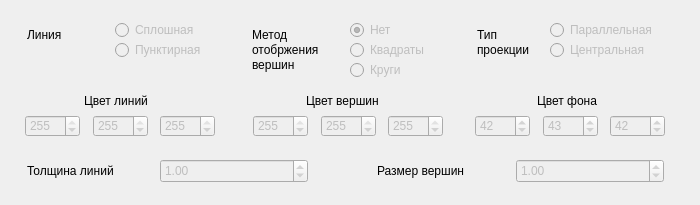
<?xml version="1.0" encoding="UTF-8"?>
<ui version="4.0">
 <class>StylePanel</class>
 <widget class="QWidget" name="StylePanel">
  <property name="geometry">
   <rect>
    <x>0</x>
    <y>0</y>
    <width>700</width>
    <height>205</height>
   </rect>
  </property>
  <property name="windowTitle">
   <string>Form</string>
  </property>
  <widget class="QSpinBox" name="spinBox_color_back_b">
   <property name="enabled">
    <bool>false</bool>
   </property>
   <property name="geometry">
    <rect>
     <x>610</x>
     <y>115</y>
     <width>55</width>
     <height>22</height>
    </rect>
   </property>
   <property name="styleSheet">
    <string notr="true"/>
   </property>
   <property name="readOnly">
    <bool>false</bool>
   </property>
   <property name="minimum">
    <number>0</number>
   </property>
   <property name="maximum">
    <number>255</number>
   </property>
   <property name="stepType">
    <enum>QAbstractSpinBox::DefaultStepType</enum>
   </property>
   <property name="value">
    <number>42</number>
   </property>
   <property name="displayIntegerBase">
    <number>10</number>
   </property>
  </widget>
  <widget class="QSpinBox" name="spinBox_color_point_r">
   <property name="enabled">
    <bool>false</bool>
   </property>
   <property name="geometry">
    <rect>
     <x>253</x>
     <y>115</y>
     <width>55</width>
     <height>22</height>
    </rect>
   </property>
   <property name="styleSheet">
    <string notr="true"/>
   </property>
   <property name="readOnly">
    <bool>false</bool>
   </property>
   <property name="minimum">
    <number>0</number>
   </property>
   <property name="maximum">
    <number>255</number>
   </property>
   <property name="stepType">
    <enum>QAbstractSpinBox::DefaultStepType</enum>
   </property>
   <property name="value">
    <number>255</number>
   </property>
   <property name="displayIntegerBase">
    <number>10</number>
   </property>
  </widget>
  <widget class="QSpinBox" name="spinBox_color_point_g">
   <property name="enabled">
    <bool>false</bool>
   </property>
   <property name="geometry">
    <rect>
     <x>321</x>
     <y>115</y>
     <width>55</width>
     <height>22</height>
    </rect>
   </property>
   <property name="styleSheet">
    <string notr="true"/>
   </property>
   <property name="readOnly">
    <bool>false</bool>
   </property>
   <property name="minimum">
    <number>0</number>
   </property>
   <property name="maximum">
    <number>255</number>
   </property>
   <property name="stepType">
    <enum>QAbstractSpinBox::DefaultStepType</enum>
   </property>
   <property name="value">
    <number>255</number>
   </property>
   <property name="displayIntegerBase">
    <number>10</number>
   </property>
  </widget>
  <widget class="QSpinBox" name="spinBox_color_back_g">
   <property name="enabled">
    <bool>false</bool>
   </property>
   <property name="geometry">
    <rect>
     <x>543</x>
     <y>115</y>
     <width>55</width>
     <height>22</height>
    </rect>
   </property>
   <property name="styleSheet">
    <string notr="true"/>
   </property>
   <property name="readOnly">
    <bool>false</bool>
   </property>
   <property name="minimum">
    <number>0</number>
   </property>
   <property name="maximum">
    <number>255</number>
   </property>
   <property name="stepType">
    <enum>QAbstractSpinBox::DefaultStepType</enum>
   </property>
   <property name="value">
    <number>43</number>
   </property>
   <property name="displayIntegerBase">
    <number>10</number>
   </property>
  </widget>
  <widget class="QLineEdit" name="lineEdit_9">
   <property name="enabled">
    <bool>true</bool>
   </property>
   <property name="geometry">
    <rect>
     <x>250</x>
     <y>24</y>
     <width>91</width>
     <height>21</height>
    </rect>
   </property>
   <property name="autoFillBackground">
    <bool>false</bool>
   </property>
   <property name="styleSheet">
    <string notr="true">QLineEdit {
	background:transparent;
	border: 0px;
}</string>
   </property>
   <property name="inputMethodHints">
    <set>Qt::ImhPreferLatin</set>
   </property>
   <property name="text">
    <string>Метод</string>
   </property>
   <property name="frame">
    <bool>true</bool>
   </property>
   <property name="readOnly">
    <bool>true</bool>
   </property>
  </widget>
  <widget class="QRadioButton" name="display_method_none">
   <property name="enabled">
    <bool>false</bool>
   </property>
   <property name="geometry">
    <rect>
     <x>350</x>
     <y>20</y>
     <width>49</width>
     <height>20</height>
    </rect>
   </property>
   <property name="text">
    <string>Нет</string>
   </property>
   <property name="checked">
    <bool>true</bool>
   </property>
  </widget>
  <widget class="QSpinBox" name="spinBox_color_line_g">
   <property name="enabled">
    <bool>false</bool>
   </property>
   <property name="geometry">
    <rect>
     <x>93</x>
     <y>115</y>
     <width>55</width>
     <height>22</height>
    </rect>
   </property>
   <property name="styleSheet">
    <string notr="true"/>
   </property>
   <property name="readOnly">
    <bool>false</bool>
   </property>
   <property name="minimum">
    <number>0</number>
   </property>
   <property name="maximum">
    <number>255</number>
   </property>
   <property name="stepType">
    <enum>QAbstractSpinBox::DefaultStepType</enum>
   </property>
   <property name="value">
    <number>255</number>
   </property>
   <property name="displayIntegerBase">
    <number>10</number>
   </property>
  </widget>
  <widget class="QSpinBox" name="spinBox_color_line_b">
   <property name="enabled">
    <bool>false</bool>
   </property>
   <property name="geometry">
    <rect>
     <x>160</x>
     <y>115</y>
     <width>55</width>
     <height>22</height>
    </rect>
   </property>
   <property name="styleSheet">
    <string notr="true"/>
   </property>
   <property name="readOnly">
    <bool>false</bool>
   </property>
   <property name="minimum">
    <number>0</number>
   </property>
   <property name="maximum">
    <number>255</number>
   </property>
   <property name="stepType">
    <enum>QAbstractSpinBox::DefaultStepType</enum>
   </property>
   <property name="value">
    <number>255</number>
   </property>
   <property name="displayIntegerBase">
    <number>10</number>
   </property>
  </widget>
  <widget class="QRadioButton" name="projection_f">
   <property name="enabled">
    <bool>false</bool>
   </property>
   <property name="geometry">
    <rect>
     <x>550</x>
     <y>40</y>
     <width>111</width>
     <height>20</height>
    </rect>
   </property>
   <property name="text">
    <string>Центральная</string>
   </property>
   <property name="checked">
    <bool>false</bool>
   </property>
  </widget>
  <widget class="QSpinBox" name="spinBox_color_point_b">
   <property name="enabled">
    <bool>false</bool>
   </property>
   <property name="geometry">
    <rect>
     <x>388</x>
     <y>115</y>
     <width>55</width>
     <height>22</height>
    </rect>
   </property>
   <property name="styleSheet">
    <string notr="true"/>
   </property>
   <property name="readOnly">
    <bool>false</bool>
   </property>
   <property name="minimum">
    <number>0</number>
   </property>
   <property name="maximum">
    <number>255</number>
   </property>
   <property name="stepType">
    <enum>QAbstractSpinBox::DefaultStepType</enum>
   </property>
   <property name="value">
    <number>255</number>
   </property>
   <property name="displayIntegerBase">
    <number>10</number>
   </property>
  </widget>
  <widget class="QLineEdit" name="lineEdit_14">
   <property name="enabled">
    <bool>true</bool>
   </property>
   <property name="geometry">
    <rect>
     <x>250</x>
     <y>39</y>
     <width>91</width>
     <height>21</height>
    </rect>
   </property>
   <property name="autoFillBackground">
    <bool>false</bool>
   </property>
   <property name="styleSheet">
    <string notr="true">QLineEdit {
	background:transparent;
	border: 0px;
}</string>
   </property>
   <property name="inputMethodHints">
    <set>Qt::ImhPreferLatin</set>
   </property>
   <property name="text">
    <string>отобржения</string>
   </property>
   <property name="frame">
    <bool>true</bool>
   </property>
   <property name="readOnly">
    <bool>true</bool>
   </property>
  </widget>
  <widget class="QRadioButton" name="line_type_dotted">
   <property name="enabled">
    <bool>false</bool>
   </property>
   <property name="geometry">
    <rect>
     <x>115</x>
     <y>40</y>
     <width>100</width>
     <height>20</height>
    </rect>
   </property>
   <property name="text">
    <string>Пунктирная</string>
   </property>
  </widget>
  <widget class="QLineEdit" name="lineEdit_17">
   <property name="enabled">
    <bool>true</bool>
   </property>
   <property name="geometry">
    <rect>
     <x>250</x>
     <y>54</y>
     <width>91</width>
     <height>21</height>
    </rect>
   </property>
   <property name="autoFillBackground">
    <bool>false</bool>
   </property>
   <property name="styleSheet">
    <string notr="true">QLineEdit {
	background:transparent;
	border: 0px;
}</string>
   </property>
   <property name="inputMethodHints">
    <set>Qt::ImhPreferLatin</set>
   </property>
   <property name="text">
    <string>вершин</string>
   </property>
   <property name="frame">
    <bool>true</bool>
   </property>
   <property name="readOnly">
    <bool>true</bool>
   </property>
  </widget>
  <widget class="QRadioButton" name="display_method_square">
   <property name="enabled">
    <bool>false</bool>
   </property>
   <property name="geometry">
    <rect>
     <x>350</x>
     <y>40</y>
     <width>86</width>
     <height>20</height>
    </rect>
   </property>
   <property name="text">
    <string>Квадраты</string>
   </property>
  </widget>
  <widget class="QLineEdit" name="lineEdit_16">
   <property name="enabled">
    <bool>true</bool>
   </property>
   <property name="geometry">
    <rect>
     <x>82</x>
     <y>90</y>
     <width>81</width>
     <height>21</height>
    </rect>
   </property>
   <property name="styleSheet">
    <string notr="true">QLineEdit {
	background:transparent;
	border: 0px;
}</string>
   </property>
   <property name="text">
    <string>Цвет линий</string>
   </property>
   <property name="readOnly">
    <bool>true</bool>
   </property>
  </widget>
  <widget class="QLineEdit" name="lineEdit_18">
   <property name="enabled">
    <bool>true</bool>
   </property>
   <property name="geometry">
    <rect>
     <x>304</x>
     <y>90</y>
     <width>101</width>
     <height>21</height>
    </rect>
   </property>
   <property name="styleSheet">
    <string notr="true">QLineEdit {
	background:transparent;
	border: 0px;
}</string>
   </property>
   <property name="text">
    <string>Цвет вершин</string>
   </property>
   <property name="readOnly">
    <bool>true</bool>
   </property>
  </widget>
  <widget class="QLineEdit" name="lineEdit_19">
   <property name="enabled">
    <bool>true</bool>
   </property>
   <property name="geometry">
    <rect>
     <x>475</x>
     <y>39</y>
     <width>71</width>
     <height>21</height>
    </rect>
   </property>
   <property name="autoFillBackground">
    <bool>false</bool>
   </property>
   <property name="styleSheet">
    <string notr="true">QLineEdit {
	background:transparent;
	border: 0px;
}</string>
   </property>
   <property name="inputMethodHints">
    <set>Qt::ImhPreferLatin</set>
   </property>
   <property name="text">
    <string>проекции</string>
   </property>
   <property name="frame">
    <bool>true</bool>
   </property>
   <property name="readOnly">
    <bool>true</bool>
   </property>
  </widget>
  <widget class="QRadioButton" name="line_type_solid">
   <property name="enabled">
    <bool>false</bool>
   </property>
   <property name="geometry">
    <rect>
     <x>115</x>
     <y>20</y>
     <width>89</width>
     <height>20</height>
    </rect>
   </property>
   <property name="text">
    <string>Сплошная</string>
   </property>
   <property name="checked">
    <bool>false</bool>
   </property>
  </widget>
  <widget class="QSpinBox" name="spinBox_color_line_r">
   <property name="enabled">
    <bool>false</bool>
   </property>
   <property name="geometry">
    <rect>
     <x>25</x>
     <y>115</y>
     <width>55</width>
     <height>22</height>
    </rect>
   </property>
   <property name="styleSheet">
    <string notr="true"/>
   </property>
   <property name="readOnly">
    <bool>false</bool>
   </property>
   <property name="minimum">
    <number>0</number>
   </property>
   <property name="maximum">
    <number>255</number>
   </property>
   <property name="stepType">
    <enum>QAbstractSpinBox::DefaultStepType</enum>
   </property>
   <property name="value">
    <number>255</number>
   </property>
   <property name="displayIntegerBase">
    <number>10</number>
   </property>
  </widget>
  <widget class="QSpinBox" name="spinBox_color_back_r">
   <property name="enabled">
    <bool>false</bool>
   </property>
   <property name="geometry">
    <rect>
     <x>475</x>
     <y>115</y>
     <width>55</width>
     <height>22</height>
    </rect>
   </property>
   <property name="styleSheet">
    <string notr="true"/>
   </property>
   <property name="readOnly">
    <bool>false</bool>
   </property>
   <property name="minimum">
    <number>0</number>
   </property>
   <property name="maximum">
    <number>255</number>
   </property>
   <property name="stepType">
    <enum>QAbstractSpinBox::DefaultStepType</enum>
   </property>
   <property name="value">
    <number>42</number>
   </property>
   <property name="displayIntegerBase">
    <number>10</number>
   </property>
  </widget>
  <widget class="QLineEdit" name="lineEdit_15">
   <property name="enabled">
    <bool>true</bool>
   </property>
   <property name="geometry">
    <rect>
     <x>535</x>
     <y>90</y>
     <width>91</width>
     <height>21</height>
    </rect>
   </property>
   <property name="styleSheet">
    <string notr="true">QLineEdit {
	background:transparent;
	border: 0px;
}</string>
   </property>
   <property name="text">
    <string>Цвет фона</string>
   </property>
   <property name="readOnly">
    <bool>true</bool>
   </property>
  </widget>
  <widget class="QLineEdit" name="lineEdit_8">
   <property name="enabled">
    <bool>true</bool>
   </property>
   <property name="geometry">
    <rect>
     <x>25</x>
     <y>24</y>
     <width>91</width>
     <height>21</height>
    </rect>
   </property>
   <property name="styleSheet">
    <string notr="true">QLineEdit {
	background:transparent;
	border: 0px;
}</string>
   </property>
   <property name="text">
    <string>Линия</string>
   </property>
   <property name="readOnly">
    <bool>true</bool>
   </property>
  </widget>
  <widget class="QLineEdit" name="lineEdit_13">
   <property name="enabled">
    <bool>true</bool>
   </property>
   <property name="geometry">
    <rect>
     <x>475</x>
     <y>24</y>
     <width>71</width>
     <height>21</height>
    </rect>
   </property>
   <property name="autoFillBackground">
    <bool>false</bool>
   </property>
   <property name="styleSheet">
    <string notr="true">QLineEdit {
	background:transparent;
	border: 0px;
}</string>
   </property>
   <property name="inputMethodHints">
    <set>Qt::ImhPreferLatin</set>
   </property>
   <property name="text">
    <string>Тип</string>
   </property>
   <property name="frame">
    <bool>true</bool>
   </property>
   <property name="readOnly">
    <bool>true</bool>
   </property>
  </widget>
  <widget class="QRadioButton" name="projection_p">
   <property name="enabled">
    <bool>false</bool>
   </property>
   <property name="geometry">
    <rect>
     <x>550</x>
     <y>20</y>
     <width>111</width>
     <height>20</height>
    </rect>
   </property>
   <property name="text">
    <string>Параллельная</string>
   </property>
   <property name="checked">
    <bool>false</bool>
   </property>
  </widget>
  <widget class="QRadioButton" name="display_method_circle">
   <property name="enabled">
    <bool>false</bool>
   </property>
   <property name="geometry">
    <rect>
     <x>350</x>
     <y>60</y>
     <width>62</width>
     <height>20</height>
    </rect>
   </property>
   <property name="text">
    <string>Круги</string>
   </property>
  </widget>
  <widget class="QLineEdit" name="lineEdit_11">
   <property name="enabled">
    <bool>true</bool>
   </property>
   <property name="geometry">
    <rect>
     <x>25</x>
     <y>160</y>
     <width>121</width>
     <height>21</height>
    </rect>
   </property>
   <property name="styleSheet">
    <string notr="true">QLineEdit {
	background:transparent;
	border: 0px;
}</string>
   </property>
   <property name="text">
    <string>Толщина линий</string>
   </property>
   <property name="readOnly">
    <bool>true</bool>
   </property>
  </widget>
  <widget class="QDoubleSpinBox" name="spinBox_point_size">
   <property name="enabled">
    <bool>false</bool>
   </property>
   <property name="geometry">
    <rect>
     <x>516</x>
     <y>159</y>
     <width>148</width>
     <height>24</height>
    </rect>
   </property>
   <property name="suffix">
    <string/>
   </property>
   <property name="minimum">
    <double>0.050000000000000</double>
   </property>
   <property name="maximum">
    <double>10.000000000000000</double>
   </property>
   <property name="singleStep">
    <double>0.050000000000000</double>
   </property>
   <property name="stepType">
    <enum>QAbstractSpinBox::AdaptiveDecimalStepType</enum>
   </property>
   <property name="value">
    <double>1.000000000000000</double>
   </property>
  </widget>
  <widget class="QDoubleSpinBox" name="spinBox_line_width">
   <property name="enabled">
    <bool>false</bool>
   </property>
   <property name="geometry">
    <rect>
     <x>160</x>
     <y>159</y>
     <width>148</width>
     <height>24</height>
    </rect>
   </property>
   <property name="suffix">
    <string/>
   </property>
   <property name="minimum">
    <double>0.050000000000000</double>
   </property>
   <property name="maximum">
    <double>5.000000000000000</double>
   </property>
   <property name="singleStep">
    <double>0.100000000000000</double>
   </property>
   <property name="stepType">
    <enum>QAbstractSpinBox::DefaultStepType</enum>
   </property>
   <property name="value">
    <double>1.000000000000000</double>
   </property>
  </widget>
  <widget class="QLineEdit" name="lineEdit_12">
   <property name="enabled">
    <bool>true</bool>
   </property>
   <property name="geometry">
    <rect>
     <x>375</x>
     <y>160</y>
     <width>111</width>
     <height>21</height>
    </rect>
   </property>
   <property name="styleSheet">
    <string notr="true">QLineEdit {
	background:transparent;
	border: 0px;
}</string>
   </property>
   <property name="text">
    <string>Размер вершин</string>
   </property>
   <property name="readOnly">
    <bool>true</bool>
   </property>
  </widget>
 </widget>
 <resources/>
 <connections/>
</ui>
